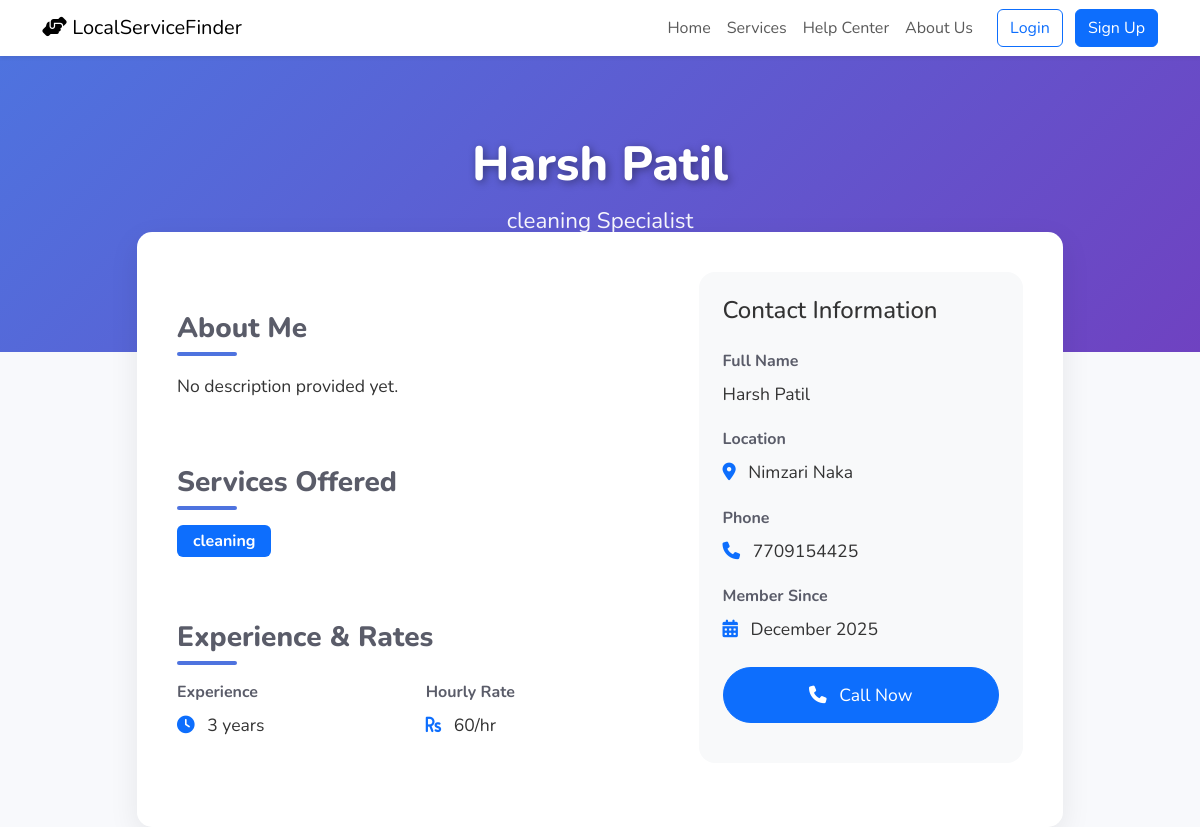
The page /provider_profile.php?id=8 on the database its author committed.
### tables this page shows
CREATE TABLE `signup` (
  `user_id` int(11) NOT NULL,
  `first_name` varchar(100) NOT NULL,
  `last_name` varchar(100) NOT NULL,
  `email` varchar(150) NOT NULL,
  `password` varchar(255) NOT NULL,
  `address` varchar(255) DEFAULT NULL,
  `phone` varchar(15) NOT NULL,
  `user_type` enum('customer','provider') NOT NULL,
  `created_at` timestamp NULL DEFAULT current_timestamp(),
  `reset_token` varchar(255) DEFAULT NULL,
  `reset_expires` datetime DEFAULT NULL
);

CREATE TABLE `service_providers` (
  `provider_id` int(11) NOT NULL,
  `user_id` int(11) NOT NULL,
  `business_name` varchar(100) NOT NULL,
  `service_category` varchar(50) NOT NULL,
  `experience_years` int(11) DEFAULT 0,
  `hourly_rate` decimal(8,2) DEFAULT 0.00,
  `rating` decimal(3,2) DEFAULT 0.00,
  `rating_count` int(10) UNSIGNED NOT NULL DEFAULT 0,
  `description` text DEFAULT NULL,
  `created_at` timestamp NULL DEFAULT current_timestamp()
);

### provider_profile.php (the view, shortened to what this page needs)
<?php
$servername = "localhost";
$username   = "root";
$password   = "";
$dbname     = "sem_project";
$conn = new mysqli($servername, $username, $password, $dbname);
$provider_id = isset($_GET['id']) ? (int)$_GET['id'] : 0;
$provider = null;
if ($provider_id > 0) {
    $sql = "
        SELECT
            s.user_id,
            s.first_name,
            s.last_name,
            s.email,
            s.phone,
            s.address,
            sp.service_category,
            sp.experience_years,
            sp.hourly_rate,
            sp.description,
            sp.rating,
            sp.created_at
        FROM signup s
        INNER JOIN service_providers sp ON s.user_id = sp.user_id
        WHERE s.user_id = ?
    ";
    $stmt = $conn->prepare($sql);
    $stmt->bind_param("i", $provider_id);
    $stmt->execute();
    $result = $stmt->get_result();
    if ($result->num_rows === 1) {
        $provider = $result->fetch_assoc();
    }
}
?>
<!DOCTYPE html>
<html lang="en">
<head>
    <link href="https://cdn.jsdelivr.net/npm/bootstrap@5.3.0/dist/css/bootstrap.min.css" rel="stylesheet">
    <link rel="stylesheet" href="https://cdnjs.cloudflare.com/ajax/libs/font-awesome/6.4.0/css/all.min.css">
</head>
<body>
    <nav class="navbar navbar-expand-lg navbar-light bg-white shadow-sm sticky-top">
        <div class="container">
            <a class="navbar-brand" href="index.php">
                <i class="fas fa-hands-helping"></i> LocalServiceFinder
            </a>
            <div class="collapse navbar-collapse" id="navbarNav">
                <ul class="navbar-nav ms-auto">
                    <li class="nav-item"><a class="nav-link" href="index.php">Home</a></li>
                    <li class="nav-item"><a class="nav-link" href="services.php">Services</a></li>
                    <li class="nav-item"><a class="nav-link" href="help-center.html">Help Center</a></li>
                    <li class="nav-item"><a class="nav-link" href="about.html">About Us</a></li>
                </ul>
                <div class="ms-lg-3">
                    <a href="login.php" class="btn btn-outline-primary me-2">Login</a>
                    <a href="signup.php" class="btn btn-primary">Sign Up</a>
                </div>
            </div>
        </div>
    </nav>
    <?php if ($provider): ?>
        <section class="profile-header">
            <div class="container">
                <h1 class="profile-name">
                    <?= htmlspecialchars($provider['first_name'] . ' ' . $provider['last_name']) ?>
                </h1>
                <p class="profile-tag">
                    <?= htmlspecialchars($provider['service_category']) ?> Specialist
                </p>
                <div class="profile-badge">
                </div>
            </div>
        </section>
        <section class="container" style="margin-top: -60px;">
            <div class="row justify-content-center">
                <div class="col-lg-10">
                    <div class="profile-card">
                        <div class="row g-5">
                            <div class="col-lg-7">
                                <h3 class="section-title">About Me</h3>
                                <p class="mb-4" style="font-size: 1.1rem; line-height: 1.8;">
                                    <?= nl2br(htmlspecialchars($provider['description'] ?: 'No description provided yet.')) ?>
                                </p>
                                <h3 class="section-title">Services Offered</h3>
                                <div class="d-flex flex-wrap gap-2 mb-4">
                                    <span class="badge bg-primary fs-6 px-3 py-2">
                                        <?= htmlspecialchars($provider['service_category']) ?>
                                    </span>
                                </div>
                                <h3 class="section-title">Experience & Rates</h3>
                                <div class="row g-4">
                                    <div class="col-md-6">
                                        <div class="info-label">Experience</div>
                                        <div class="info-value">
                                            <i class="fas fa-clock me-2 text-primary"></i>
                                            <?= $provider['experience_years'] ?> years
                                        </div>
                                    </div>
                                    <div class="col-md-6">
                                        <div class="info-label">Hourly Rate</div>
                                        <div class="info-value">
                                            <i class="fas fa-rupee-sign me-2 text-primary"></i>
                                            <?= number_format($provider['hourly_rate'], 0) ?>/hr
                                        </div>
                                    </div>
                                </div>
                            </div>
                            <div class="col-lg-5">
                                <div class="bg-light rounded-4 p-4 mb-4">
                                    <h4 class="mb-4">Contact Information</h4>
                                    <div class="mb-3">
                                        <div class="info-label">Full Name</div>
                                        <div class="info-value">
                                            <?= htmlspecialchars($provider['first_name'] . ' ' . $provider['last_name']) ?>
                                        </div>
                                    </div>
                                    <div class="mb-3">
                                        <div class="info-label">Location</div>
                                        <div class="info-value">
                                            <i class="fas fa-map-marker-alt me-2 text-primary"></i>
                                            <?= htmlspecialchars($provider['address'] ?: 'Not specified') ?>
                                        </div>
                                    </div>
                                    <?php if (!empty($provider['phone'])): ?>
                                    <div class="mb-3">
                                        <div class="info-label">Phone</div>
                                        <div class="info-value">
                                            <i class="fas fa-phone me-2 text-primary"></i>
                                            <?= htmlspecialchars($provider['phone']) ?>
                                        </div>
                                    </div>
                                    <?php endif; ?>
                                    <div class="mb-4">
                                        <div class="info-label">Member Since</div>
                                        <div class="info-value">
                                            <i class="fas fa-calendar-alt me-2 text-primary"></i>
                                            <?= date('F Y', strtotime($provider['created_at'])) ?>
                                        </div>
                                    </div>
                                    <a href="tel:<?= htmlspecialchars($provider['phone'] ?? '') ?>"
                                       class="btn btn-primary btn-lg contact-btn w-100 mb-3">
                                        <i class="fas fa-phone me-2"></i> Call Now
                                    </a>
                                </div>
                            </div>
                        </div>
                    </div>
                </div>
            </div>
        </section>
    <?php endif; ?>
</body>
</html>

### provider_profile.php (style rules this page uses)
:root { --primary: #4e73df; --primary-dark: #3a56c4; --secondary: #6f42c1; --light: #f8f9fc; --dark: #5a5c69; --success: #1cc88a; --warning: #f6c23e; --danger: #e74a3b; --info: #36b9cc; }
body { font-family: 'Nunito', sans-serif; background-color: #f8f9fc; color: #333; }
.profile-header { background: linear-gradient(135deg, var(--primary) 0%, var(--secondary) 100%); color: white; padding: 80px 0 60px; text-align: center; position: relative; overflow: hidden; }
.profile-name { font-size: 3rem; font-weight: 800; margin-bottom: 10px; text-shadow: 2px 2px 8px rgba(0,0,0,0.4); }
.profile-tag { font-size: 1.4rem; opacity: 0.95; margin-bottom: 15px; }
.profile-badge { background: rgba(255,255,255,0.25); padding: 8px 24px; border-radius: 30px; font-weight: 600; display: inline-block; backdrop-filter: blur(4px); }
.profile-card { background: white; border-radius: 15px; box-shadow: 0 10px 30px rgba(0,0,0,0.08); padding: 40px; margin-top: -60px; position: relative; z-index: 10; }
.info-label { font-weight: 700; color: var(--dark); margin-bottom: 8px; display: block; }
.info-value { font-size: 1.1rem; margin-bottom: 20px; }
.contact-btn { font-size: 1.1rem; padding: 14px 30px; border-radius: 50px; }
.section-title { font-weight: 800; color: var(--dark); margin: 40px 0 25px; position: relative; display: inline-block; }
.section-title:after { content: ''; position: absolute; width: 60px; height: 4px; background: var(--primary); bottom: -10px; left: 0; border-radius: 2px; }

### rows shown on the page
signup: first_name+last_name "Harsh Patil", service_providers.service_category "cleaning", service_providers.description "No description provided yet.", service_providers.experience_years "3", service_providers.hourly_rate "60", address "Nimzari Naka", phone "7709154425", service_providers.created_at "December 2025"
